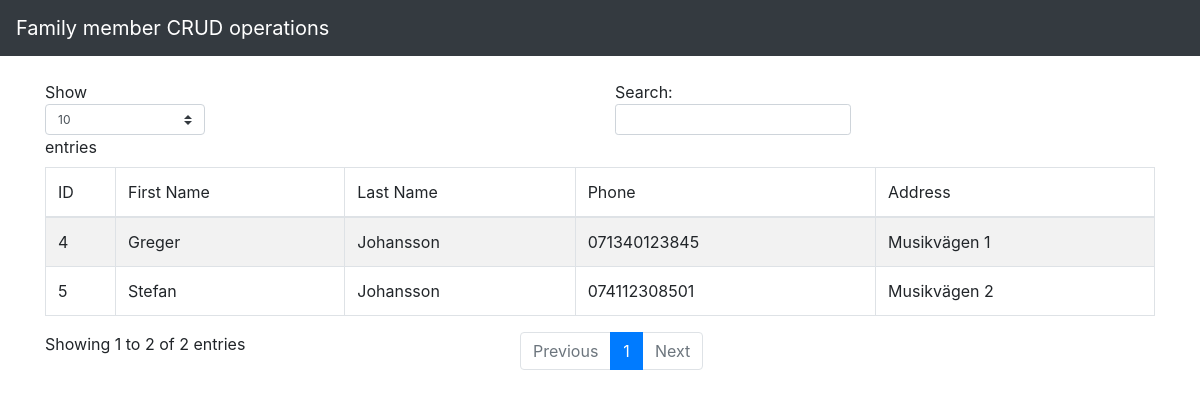
The app's page /detail_view/2 with its own data.
### app.py (models this page shows)
class Member(db.Model):
    id = db.Column(db.Integer, primary_key=True)
    Firstname = db.Column(db.String(100))
    Lastname = db.Column(db.String(100))
    PhoneNumber = db.Column(db.String(100))
    Address = db.Column(db.String(100))

### app.py (the view)
@app.route('/detail_view/<id>', methods = ['POST', 'GET'])
def details(id):
    Family_to_view = Family.query.get_or_404(id)
    LIST=Family_to_view.member_list
    arr=[]
    for i in LIST:
        Current_member=Member.query.get_or_404(i)
        id=Current_member.id
        Firstname=Current_member.Firstname
        Lastname=Current_member.Lastname
        Phone=Current_member.PhoneNumber
        Address=Current_member.Address
        arr.append([id,Firstname,Lastname,Phone,Address])
    return render_template('detailview.html',DATA=arr)

### templates/detailview.html
{% extends "layout.html" %}
{% block body %}
<table id="example" class="table table-striped table-bordered" style="width:100%">
    <thead>
      <tr>
        <td>ID</td>
        <td>First Name</td>
        <td>Last Name</td>
        <td>Phone</td>
        <td>Address</td>
      </tr>
    </thead>
    <tbody>
      {% for item in DATA%}
          <tr>
            <td> {{item[0]}}</td>
            <td> {{item[1]}}</td>
            <td> {{item[2]}}</td>
            <td> {{item[3]}}</td>
            <td> {{item[4]}}</td>
          </tr>
      {%endfor%}
      </tbody>
    </table>
{% endblock %}

### records on screen
Member: id "4", Firstname "Greger", Lastname "Johansson", PhoneNumber "071340123845", Address "Musikvägen 1"
Member: id "5", Firstname "Stefan", Lastname "Johansson", PhoneNumber "074112308501", Address "Musikvägen 2"
